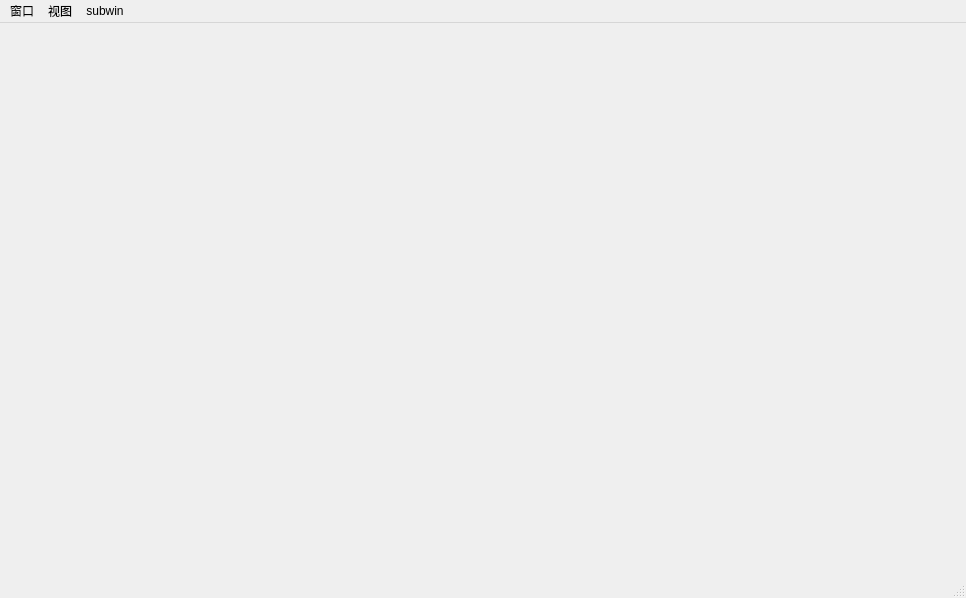
<?xml version="1.0" encoding="UTF-8"?>
<ui version="4.0">
 <class>MainWindowMdi</class>
 <widget class="QMainWindow" name="MainWindowMdi">
  <property name="geometry">
   <rect>
    <x>0</x>
    <y>0</y>
    <width>966</width>
    <height>598</height>
   </rect>
  </property>
  <property name="windowTitle">
   <string>MainWindow</string>
  </property>
  <widget class="QWidget" name="centralwidget"/>
  <widget class="QMenuBar" name="menubar">
   <property name="geometry">
    <rect>
     <x>0</x>
     <y>0</y>
     <width>966</width>
     <height>20</height>
    </rect>
   </property>
   <widget class="QMenu" name="menu">
    <property name="title">
     <string>窗口</string>
    </property>
    <addaction name="actionmainwin"/>
    <addaction name="actiontodaywin"/>
   </widget>
   <widget class="QMenu" name="menu_2">
    <property name="title">
     <string>视图</string>
    </property>
    <widget class="QMenu" name="menuviewmain">
     <property name="title">
      <string>main</string>
     </property>
     <addaction name="actionmaintool"/>
     <addaction name="actionmainstock"/>
     <addaction name="actionmainminute"/>
    </widget>
    <addaction name="menuviewmain"/>
    <addaction name="actiondock"/>
    <addaction name="actionupdateqss"/>
   </widget>
   <widget class="QMenu" name="menusubwin">
    <property name="title">
     <string>subwin</string>
    </property>
    <addaction name="actioncascadesubwin"/>
    <addaction name="actiontilesubwin"/>
    <addaction name="actiontablemode"/>
    <addaction name="actioncloseall"/>
   </widget>
   <addaction name="menu"/>
   <addaction name="menu_2"/>
   <addaction name="menusubwin"/>
  </widget>
  <widget class="QStatusBar" name="statusbar"/>
  <action name="actionmainwin">
   <property name="checkable">
    <bool>true</bool>
   </property>
   <property name="text">
    <string>主窗口</string>
   </property>
  </action>
  <action name="actionmaintool">
   <property name="checkable">
    <bool>true</bool>
   </property>
   <property name="text">
    <string>docktool</string>
   </property>
  </action>
  <action name="actionmainstock">
   <property name="checkable">
    <bool>true</bool>
   </property>
   <property name="text">
    <string>dockstock</string>
   </property>
  </action>
  <action name="actionmainminute">
   <property name="checkable">
    <bool>true</bool>
   </property>
   <property name="text">
    <string>dockminute</string>
   </property>
  </action>
  <action name="actioncascadesubwin">
   <property name="text">
    <string>cascadesubwin</string>
   </property>
  </action>
  <action name="actiontilesubwin">
   <property name="text">
    <string>tilesubwin</string>
   </property>
  </action>
  <action name="actiontablemode">
   <property name="checkable">
    <bool>true</bool>
   </property>
   <property name="text">
    <string>tablemode</string>
   </property>
  </action>
  <action name="actioncloseall">
   <property name="text">
    <string>closeall</string>
   </property>
  </action>
  <action name="actiondock">
   <property name="text">
    <string>dock</string>
   </property>
  </action>
  <action name="actionupdateqss">
   <property name="text">
    <string>updateqss</string>
   </property>
  </action>
  <action name="actiontodaywin">
   <property name="text">
    <string>todaywin</string>
   </property>
  </action>
 </widget>
 <resources/>
 <connections/>
</ui>
